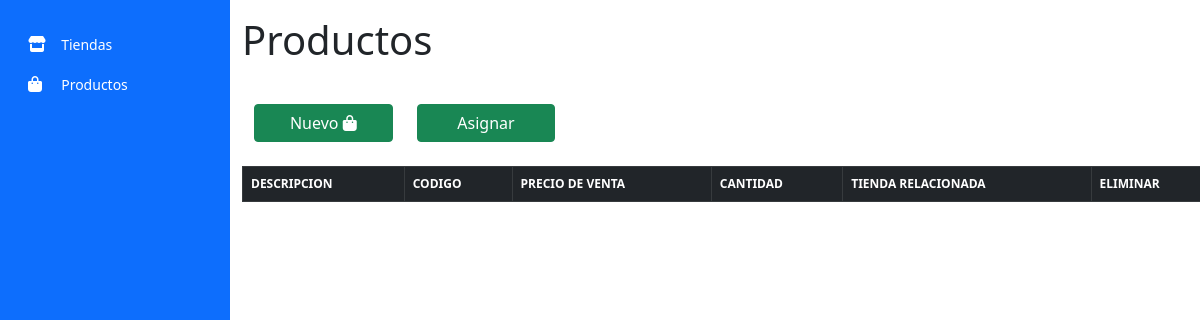
Before: /productos with the older database file.
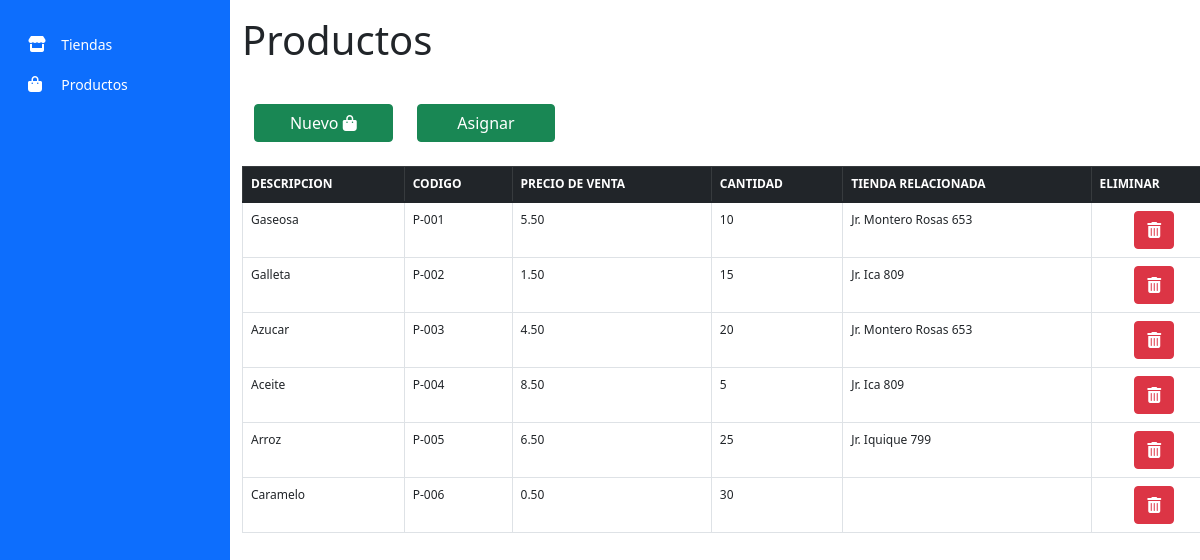
After: the same page with the newer database file.
### gestionTienda/models.py (models this page shows)
class productosSistema(models.Model):
    descripcion = models.CharField(max_length=60, blank=True, null=True)
    codigo = models.CharField(max_length=20, blank=True, null=True)
    precio = models.CharField(max_length=20, blank=True, null=True)
    cantidad = models.CharField(max_length=20, blank=True, null=True)
    tiendaProducto = models.ForeignKey(tiendasSistema, on_delete=models.SET_NULL, blank=True, null=True)

class tiendasSistema(models.Model):
    direccion = models.CharField(max_length=50, blank=True, null=True)
    provincia = models.CharField(max_length=40, blank=True, null=True)
    region = models.CharField(max_length=40, blank=True, null=True)
    fechaCreacion = models.DateField(max_length=40, blank=True, null=True)
    telefonoContacto = models.CharField(max_length=15, blank=True, null=True)

### gestionTienda/views.py (the view, shortened to what this page needs)
# urls.py: path('productos',views.productos,name='productos'),
def productos(request):
    return render(request,'productos.html',{
        'productosTotales':productosSistema.objects.all().order_by('id'),
        'tiendasTotales':tiendasSistema.objects.all().order_by('id')
    })

### gestionTienda/templates/productos.html (shortened to what this page needs)
{% extends 'base.html' %}
{% load static %}
{% block pageContent %}
    <div class="container" style="height: 100vh; overflow: scroll;">
        <h1 class="mt-3 mb-3">Productos</h1>
        <br>
        <div class="row mx-0">
            <div class="col-2">
                <div class="row mx-0">
                    <a class="btn btn-success text-white" data-bs-toggle="modal" data-bs-target="#nuevoProducto">Nuevo <i class="fa-solid fa-bag-shopping"></i></a>
                </div>
            </div>
            <div class="col-2">
                <div class="row mx-0">
                    <a class="btn btn-success text-white" data-bs-toggle="modal" data-bs-target="#asignarTienda">Asignar</a>
                </div>
            </div>
        </div>
        <br>
        <div>
            <table class="table table-bordered table-hover" id="usersTable" style="font-size: 12px;">
                <thead class="table-dark">
                    <th scope="col">DESCRIPCION</th>
                    <th scope="col">CODIGO</th>
                    <th scope="col">PRECIO DE VENTA</th>
                    <th scope="col">CANTIDAD</th>
                    <th scope="col">TIENDA RELACIONADA</th>
                    <th scope="col">ELIMINAR</th>
                </thead>
                <tbody>
                    {% for productoUnitario in productosTotales %}
                    <tr>
                        <td>{{ productoUnitario.descripcion }}</td>
                        <td>{{ productoUnitario.codigo }}</td>
                        <td>{{ productoUnitario.precio }}</td>
                        <td>{{ productoUnitario.cantidad }}</td>
                        <td>{{ productoUnitario.tiendaProducto.direccion }}</td>
                        <td class="text-center"><a class="btn btn-danger" href="{% url 'gestionTienda:eliminarProducto' productoUnitario.id %}"><i class="fa-solid fa-trash-can"></i></a></td>
                    </tr>
                    {% endfor %}
                </tbody>
            </table>
        </div>
    </div>
{% endblock %}

### gestionTienda/templates/base.html (shortened to what this page needs)
{% load static %}
<!DOCTYPE html>
<html lang="en">
    <head>
        <link href="https://cdn.jsdelivr.net/npm/bootstrap@5.1.3/dist/css/bootstrap.min.css" rel="stylesheet">
        <link rel="stylesheet" href="https://cdnjs.cloudflare.com/ajax/libs/font-awesome/6.4.0/css/all.min.css" />
    </head>
    <body>
        <main class="d-flex">
            <div class="flex-shrink-0 p-3 bg-primary" style="width: 230px;">
                <nav class="navbar navbar-light bg-primary">
                    <div class="container-fluid">
                        <div class="navbar-collapse">
                            <ul class="navbar-nav me-auto mb-2 mb-lg-0">
                                <li>
                                    <a href="{% url 'gestionTienda:tiendas' %}" class="nav-link text-truncate">
                                        <i class="fa-solid fa-store" style="color: white; width: 25px;"></i>
                                        <span class="ms-1 d-none d-sm-inline text-white" style="font-size: 14px;">Tiendas</span>
                                    </a>
                                </li>
                                <li>
                                    <a href="{% url 'gestionTienda:productos' %}" class="nav-link text-truncate">
                                        <i class="fa-solid fa-bag-shopping" style="color: white; width: 25px;"></i>
                                        <span class="ms-1 d-none d-sm-inline text-white" style="font-size: 14px;">Productos</span>
                                    </a>
                                </li>
                            </ul>
                        </div>
                    </div>
                </nav>
            </div>
            <div class="d-flex flex-column flex-shrink-0 col-10">
                {% block pageContent %}
                {% endblock %}
            </div>
        </main>
    </body>
</html>

Changed rows visible on the page:
added productosSistema: descripcion "Gaseosa", codigo "P-001", precio "5.50", cantidad "10", tiendaProducto.direccion "Jr. Montero Rosas 653"
added productosSistema: descripcion "Galleta", codigo "P-002", precio "1.50", cantidad "15", tiendaProducto.direccion "Jr. Ica 809"
added productosSistema: descripcion "Azucar", codigo "P-003", precio "4.50", cantidad "20", tiendaProducto.direccion "Jr. Montero Rosas 653"
added productosSistema: descripcion "Aceite", codigo "P-004", precio "8.50", cantidad "5", tiendaProducto.direccion "Jr. Ica 809"
added productosSistema: descripcion "Arroz", codigo "P-005", precio "6.50", cantidad "25", tiendaProducto.direccion "Jr. Iquique 799"
added productosSistema: descripcion "Caramelo", codigo "P-006", precio "0.50", cantidad "30"
